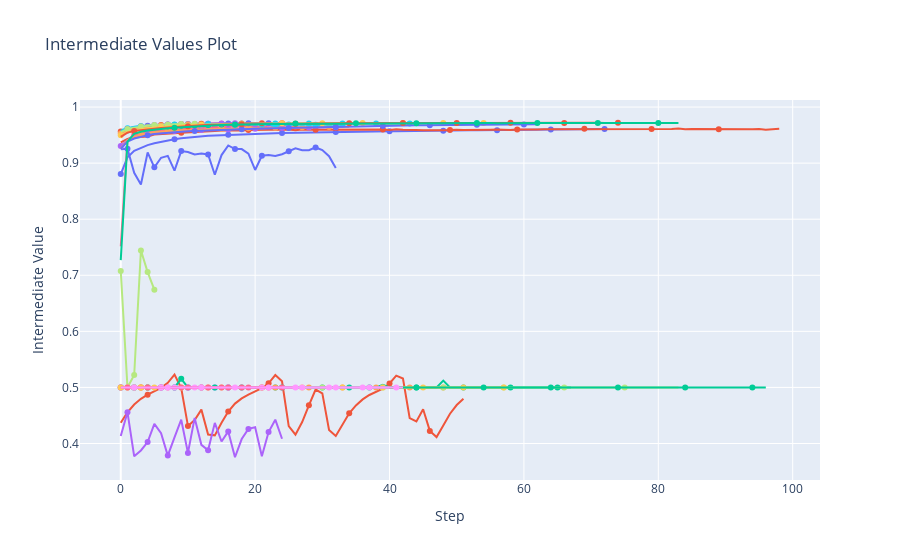

Notebook source saved alongside this figure:
### Code cell
optuna.visualization.plot_intermediate_values(study)
